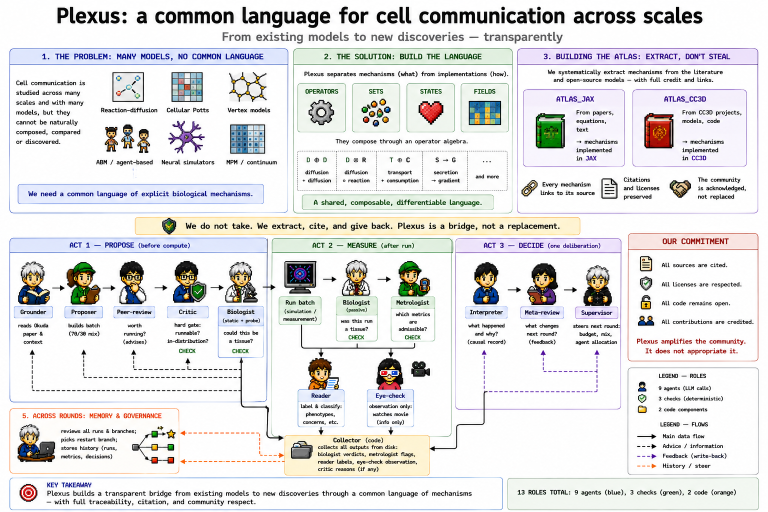
#> input picture Plexus.png, 1536 x 1024 px, found by its file name (shown at 1/2 size)
$ python genealogy.py .. --image ../Plexus.png
#> lines starting #> are read from the running program, lines starting #| are printed output that depends on the picture
#!/usr/bin/env python
"""A run and everything bred from it, drawn as a family tree with the edits on the branches.

Cedric, 12 August: *"make a genealogy montage starting top from r015_06 with vertical/horizontal
white lines."*

WHY A TREE AND NOT A ROW. `montage.py --lineage` walks ANCESTRY, which is a chain -- one `parent`
per record, so a run has exactly one line back to the basis. Descent is the other direction and it
branches: r015_06 has eight children and twenty-two grandchildren, and the interesting fact about
that family is not any one specimen, it is that r016_01 and r016_03 came off the SAME parent by one
edit each and went opposite ways -- one to broad petals, one to a bare white cross. A row cannot
show a fork. This is the picture that can.

THE EDIT IS ON THE BRANCH, not in a caption. Each tile carries the single edit that separates it
from the tile above it, so the tree reads as "this shape, plus this one change, gives that shape".
That is the only claim a one-edit-per-slot campaign can actually support, and writing it on the
connector is what makes the sheet an argument rather than a contact sheet.

LAYOUT. Leaves are laid out left to right in birth order and every parent is centred over the span
of its own children, which is the standard tidy-tree rule and the one that keeps a branch visually
contiguous. Connectors are orthogonal -- down from the parent, across the sibling span, down into
each child -- because a diagonal between two tiles at these densities reads as part of the picture.

    python genealogy.py r015_06
    python genealogy.py r015_06 --image 3d_c3.png --tile 240
"""
import argparse
import json
import os
from collections import defaultdict

HERE = os.path.dirname(os.path.abspath(__file__))
ROOT = os.path.dirname(HERE)
LOG = os.path.join(ROOT, "log", "okuda")
RECORDS = os.path.join(HERE, "campaign", "records.jsonl")

from PIL import Image, ImageDraw, ImageFont          # noqa: E402

BG = (0, 0, 0)
FG = (235, 235, 235)
LINE = (255, 255, 255)
DIM = (150, 150, 150)


def _font(sz):
    for p in ("/usr/share/fonts/truetype/dejavu/DejaVuSans.ttf",
              "/usr/share/fonts/truetype/dejavu/DejaVuSansMono.ttf"):
        if os.path.exists(p):
            try:
                return ImageFont.truetype(p, sz)
            except Exception:
                pass
    return ImageFont.load_default()


def _records():
    by = {}
    if os.path.exists(RECORDS):
        with open(RECORDS) as f:
            for line in f:
                try:
                    r = json.loads(line); by[r["name"]] = r
                except Exception:
                    pass
    return by


def edit_label(rec):
    """The one edit that separates a run from its parent, short enough to sit on a branch."""
    e = (rec or {}).get("edit")
    if not e:
        return ""
    if isinstance(e[0], list):                 # several edits: name them all, compactly
        return " + ".join(edit_label({"edit": x}) for x in e)
    kind = e[0]
    if kind == "set_param":
        p = str(e[1]).split(".")[-1]
        v = e[2]
        return f"{p} {v:g}" if isinstance(v, (int, float)) else f"{p} {v}"
    if kind == "add_op":
        return f"+{e[1]}"
    if kind == "remove_op":
        return f"-{str(e[1]).rstrip('0123456789')}"
    if kind == "set_impl":
        return f"={e[1]}:{e[2]}"
    if kind == "connect":
        return f"~{e[1]}->{e[2]}"
    return kind


def _crop(im, thresh=12):
    g = im.convert("L")
    bb = g.point(lambda v: 255 if v > thresh else 0).getbbox()
    if not bb:
        return im
    x0, y0, x1, y1 = bb
    cx, cy = (x0 + x1) / 2, (y0 + y1) / 2
    half = max(x1 - x0, y1 - y0) / 2 * 1.06
    W, H = im.size
    return im.crop((int(max(0, cx - half)), int(max(0, cy - half)),
                    int(min(W, cx + half)), int(min(H, cy + half))))


# [81 lines left out: function _claim_tree, not called in this run]


def main():
    ap = argparse.ArgumentParser()
    ap.add_argument("root")
    ap.add_argument("--image", default="3d_c3.png")
    ap.add_argument("--tile", type=int, default=320)
    ap.add_argument("--out", default=None)
    # PHASE 4 -- THE SECOND GENEALOGY. The composition tree answers "what was bred from what"; this
    # answers "what was learned from what". Same renderer, same tidy layout, same generated-not-
    # curated rule -- a claim's `parents` field is written by the Analyst when a claim derives
    # another, exactly as a run's `parent` is written when a slot breeds from one.
    #
    # Tiles are TEXT, not pictures: a claim has no 3d.png. The panel carries the id, the status,
    # the weights for and against, and the act that derived it.
    ap.add_argument("--claims", action="store_true",
                    help="draw the CLAIM tree from campaign/claims.jsonl instead of the run tree")
    a = ap.parse_args()

    if a.claims:
        return _claim_tree(a)

    by = _records()
    kids = defaultdict(list)
    for n, r in by.items():
        kids[r.get("parent")].append(n)
    for k in kids:
        kids[k].sort()

    def has(n):
        return os.path.exists(os.path.join(LOG, n, a.image))

    # ONLY RUNS WITH A PICTURE take a slot, and a childless one without a picture is dropped
    # entirely rather than left as a black square -- but one WITH children is kept, because
    # deleting it would silently reparent its subtree and the tree would assert a descent that
    # never happened.
    def prune(n):
        ch = [c for c in kids.get(n, []) if prune(c)]
        kids[n] = ch
        return has(n) or bool(ch)

    prune(a.root)

    # tidy layout: leaves left to right, parents centred over their children
    xs, order = {}, []
    counter = [0]

    def place(n, depth):
        order.append((n, depth))
        ch = kids.get(n, [])
        if not ch:
            xs[n] = counter[0]; counter[0] += 1
        else:
            for c in ch:
                place(c, depth + 1)
            xs[n] = (xs[ch[0]] + xs[ch[-1]]) / 2.0

    place(a.root, 0)
    if not order:
        print(f"{a.root}: nothing to draw"); return 1
    depth = max(d for _, d in order)
    ncol = counter[0]

    # EVERYTHING SCALES WITH THE TILE. A 27-leaf tree is 6.7 times wider than it is tall, so it is
    # always read zoomed in; a label pinned at 13 px is then unreadable beside a 300 px specimen,
    # and connectors 2 px wide vanish. Proportions hold at any --tile.
    TILE = a.tile
    k = TILE / 200.0
    LAB = int(34 * k)            # two text lines under each tile
    GAP = int(54 * k)            # where the connectors live
    PAD = int(8 * k)
    LW = max(2, int(2 * k))
    cw = TILE + 2 * PAD
    rh = TILE + LAB + GAP
    # A HEADER, BECAUSE THE ROWS DO NOT MEAN WHAT THEY LOOK LIKE. Cedric, reading the first
    # version: *"r017 r018 r019 r020 cannot be on the same row??"* They can, and they are: a row is
    # EDIT DISTANCE from the root, not time. r016_03 was still a parent in r017, r018, r019 and
    # r020, so its children carry four different round numbers and are all one edit away. A picture
    # whose axis has to be explained in conversation is a picture that should say it itself.
    HEAD = int(46 * k)
    W, H = int(ncol * cw), int((depth + 1) * rh + PAD + HEAD)
    sheet = Image.new("RGB", (W, H), BG)
#> sheet: PIL image 344x545 RGB; every value is 0
    dr = ImageDraw.Draw(sheet)
    f_name, f_edit = _font(int(13 * k)), _font(int(12 * k))

    def cx_of(n):
        return int(xs[n] * cw + cw / 2)

    def top_of(d):
        return int(d * rh + PAD + HEAD)

    # CONNECTORS FIRST, so the tiles are drawn over them and no line crosses a specimen.
    for n, d in order:
        ch = kids.get(n, [])
        if not ch:
            continue
        y0 = top_of(d) + TILE + LAB           # just under the parent's label
        y1 = top_of(d + 1) - int(10 * k)      # just above the children
        ym = (y0 + y1) // 2
        dr.line([(cx_of(n), y0), (cx_of(n), ym)], fill=LINE, width=LW)
        if len(ch) > 1:
            dr.line([(cx_of(ch[0]), ym), (cx_of(ch[-1]), ym)], fill=LINE, width=LW)
        for c in ch:
            dr.line([(cx_of(c), ym), (cx_of(c), y1)], fill=LINE, width=LW)

    f_head = _font(int(17 * k))
    spread = {}
    for n, _d in order:
        for c in kids.get(n, []):
            spread.setdefault(n, set()).add(c.split("_")[0])
#> after the loop, spread = 0 items
    worst = max(spread.items(), key=lambda kv: len(kv[1])) if spread else (None, set())
    note = (f"rows are GENERATIONS -- edits from {a.root} -- NOT rounds.")
    if worst[0] and len(worst[1]) > 1:
        note += (f"   {worst[0]} was a parent in {', '.join(sorted(worst[1]))}, "
                 f"so its {len(kids[worst[0]])} children share a row across "
                 f"{len(worst[1])} rounds.")
    dr.text((int(10 * k), int(12 * k)), note, fill=FG, font=f_head)

    drawn = 0
    for n, d in order:
        x, y = cx_of(n) - TILE // 2, top_of(d)
        p = os.path.join(LOG, n, a.image)
        if os.path.exists(p):
            try:
                with Image.open(p) as im:
#> im is the input picture: PIL image 1536x1024 RGB; mean R, G, B 226.8, 226.4, 226.3
                    im = _crop(im.convert("RGB"))
#> in _crop, `g = im.convert("L")`:
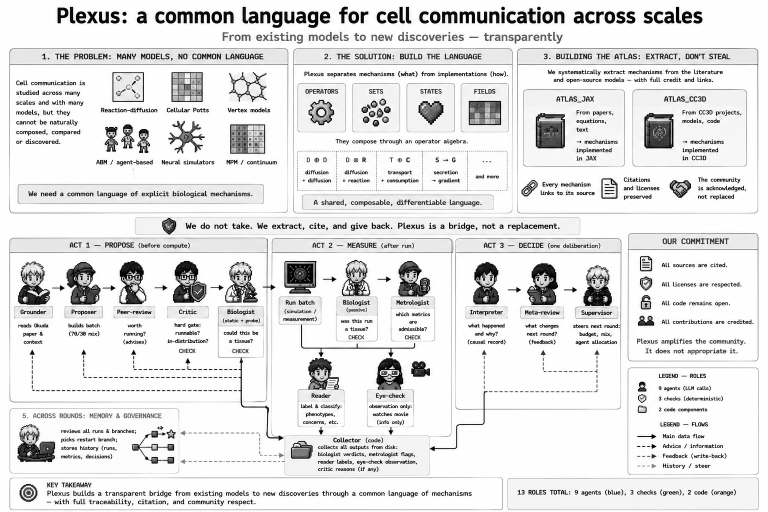
#> g: PIL image 1536x1024 L (shown at 1/2 size); min 0, max 255, mean 226.5
#> in _crop, `bb = g.point(lambda v: 255 if v > thresh else 0).getbbox()`: bb = (0, 0, 1536, 1024)
#> in _crop, `x0, y0, x1, y1 = bb`: x0 = 0; x1 = 1536; y1 = 1024
#> in _crop, `cx, cy = (x0 + x1) / 2, (y0 + y1) / 2`: cx = 768; cy = 512
#> in _crop, `half = max(x1 - x0, y1 - y0) / 2 * 1.06`: half = 814.1
                    im.thumbnail((TILE, TILE), Image.LANCZOS)
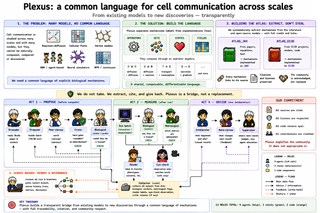
#> im: PIL image 320x213 RGB; mean R, G, B 226.2, 225.8, 225.8
                    sheet.paste(im, (x + (TILE - im.size[0]) // 2, y))
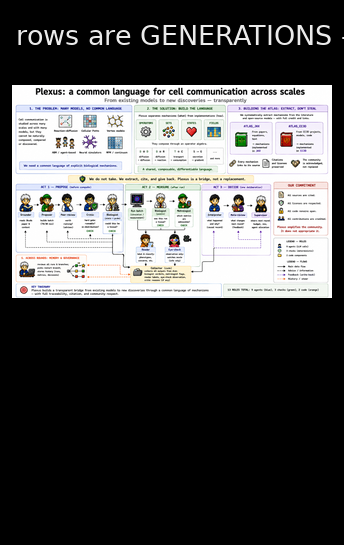
#> sheet: PIL image 344x545 RGB; mean R, G, B 84.6, 84.4, 84.4
                    drawn += 1
            except Exception as e:
                print(f"  {n}: {type(e).__name__}")
        dr.text((x, y + TILE + int(2 * k)), n, fill=FG, font=f_name)
        lab = edit_label(by.get(n))
        if lab:
            dr.text((x, y + TILE + int(18 * k)), lab[:26], fill=DIM, font=f_edit)

    out = a.out or os.path.join(LOG, "analysis", f"genealogy_{a.root}.png")
    os.makedirs(os.path.dirname(out), exist_ok=True)
    sheet.save(out, optimize=True)
    print(f"{a.root}: {len(order)} runs over {depth + 1} generations, {drawn} with a picture "
          f"({ncol} leaves, {W}x{H} px)")
    print(f"  -> {os.path.relpath(out, ROOT)}")
    return 0


if __name__ == "__main__":
    raise SystemExit(main())
#> (the program exits here)
